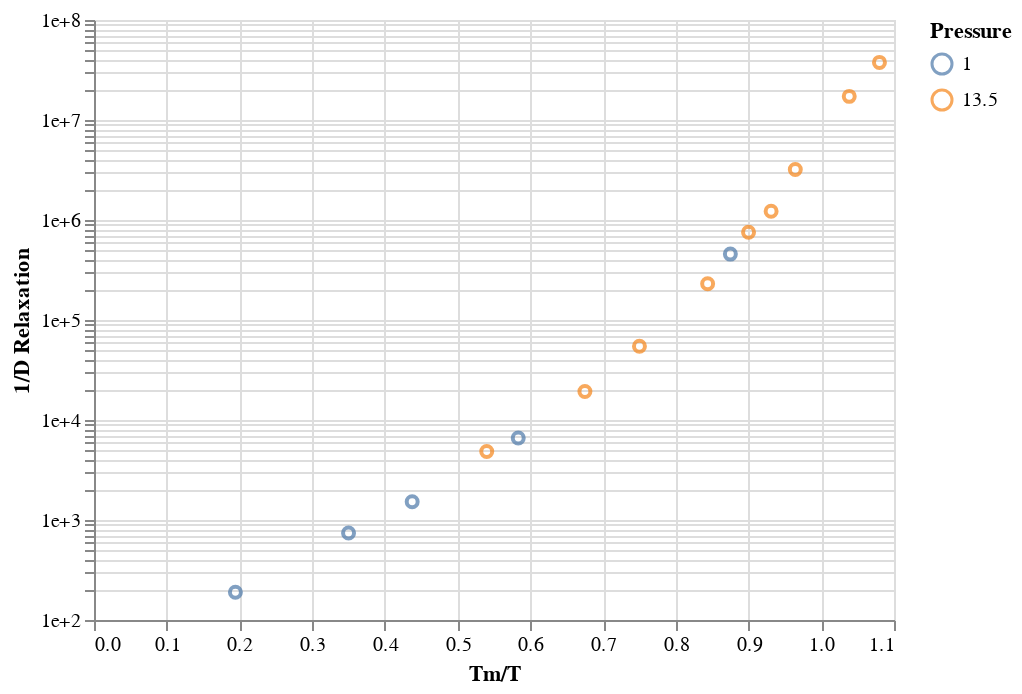

Here is the notebook cell this chart was saved with:
### Markdown cell above
### Diffusion

### Code cell
relaxation_chart = alt.Chart(comp_relax_df).mark_point().encode(
    alt.X('inv_temp', title="Tm/T"),
    alt.Y('value', title="1/D Relaxation", scale=alt.Scale(type='log'), axis=alt.Axis(format='e')),
    alt.Color('pressure:N', title="Pressure"),
).transform_filter(
    (alt.datum.variable == "inv_diffusion")
)

relaxation_chart

### Figure 1 — Vega-Lite specification as saved in the notebook (floating-point values rounded to 4 significant figures; data arrays with more than 128 entries replaced by an {"elided": "..."} marker saying what was removed)
{"$schema": "https://vega.github.io/schema/vega-lite/v2.6.0.json", "config": {"view": {"height": 300, "width": 400}}, "data": {"name": "data-a7a4cdf574781bfb04751905b025e023"}, "datasets": {"data-a7a4cdf574781bfb04751905b025e023": {"elided": "285 records"}}, "encoding": {"color": {"field": "pressure", "title": "Pressure", "type": "nominal"}, "x": {"field": "inv_temp", "title": "Tm/T", "type": "quantitative"}, "y": {"axis": {"format": "e"}, "field": "value", "scale": {"type": "log"}, "title": "1/D Relaxation", "type": "quantitative"}}, "mark": "point", "transform": [{"filter": "(datum.variable === 'inv_diffusion')"}]}
